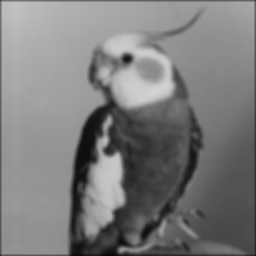
%> input picture PIB/Demos/Demo8 - Spatial Filtering/bird_blurred.png, 256 x 256 px
$ octave --eval "image_deblur;"   (GNU Octave 9; MATLAB toolbox functions it lacks are replaced by stand-ins)
%> lines starting %> are read from the running program, lines starting %| are printed output that depends on the picture
%
% ISEL - Instituto Superior de Engenharia de Lisboa.
%
% MEIC - Mestrado em Engenharia Informatica e de Computadores.
% MEIM - Mestrado em Engenharia Inform醫ica e Multim閐ia.
%
% PIB - Processamento de Imagem e Biometria.
%
% image_deblur.m
% Fun玢o que ilustra a aplica玢o de melhoria de imagem com Laplaciano.

function image_deblur()

% Fechar todas as janelas de figuras.
close all;

% Limpar a consola.
clc

% Ler a imagem a partir do ficheiro.
%I = imread('circuit.tif');
I = imread('bird_blurred.png');
%> I is the input picture: size 256x256 uint8; min 7, max 210, mean 124.2
%I = imread('squares.gif');

% Laplaciano 1 - para melhoria de imagem
L1 = [  0 -1 0;
        -1 5 -1;
        0 -1 0];

% Laplaciano 2 - para melhoria de imagem
L2 = [  -1 -1 -1;
        -1 9 -1;
        -1 -1 -1];

Id1 = filter2(L1, I);
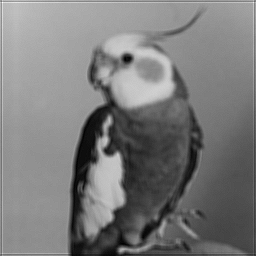
%> Id1: size 256x256 double; min 0, max 259, mean 125.4; drawn with min black and max white
Id2 = filter2(L2, I);
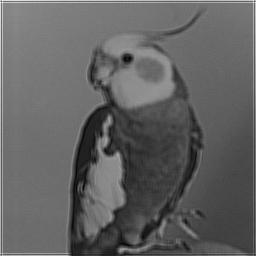
%> Id2: size 256x256 double; min -42, max 398, mean 127.8; drawn with min black and max white

% Compara玢o dos resultados com a imagem original.
% Imagens.
figure(1); set(gcf,'Name', 'Sharpening with the Laplacian');
subplot(131);  imshow(I); title(' Original (blurred)' ); colormap('gray');
subplot(132);  imshow(uint8(Id1)); axis tight; title(' Sharpening 1 ' );
subplot(133);  imshow(uint8(Id2)); axis tight; title(' Sharpening 2 ' );
%> after `imshow(uint8(Id2))`:
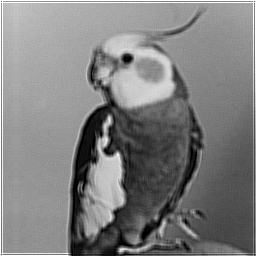
%> displayed picture: size 256x256, on the screen's scale of 0 to 255; min 0, max 255, mean 127.5

print '-dpng' 'deblur.png'
end
